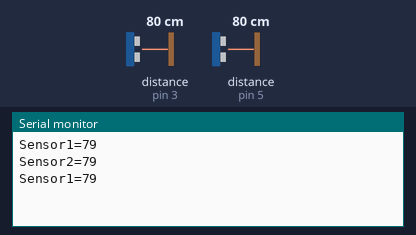
A sketch run on a simulated Arduino Uno, built with avr-gcc and run on an emulated ATmega328P. Parts: the last lines printed to the serial monitor. Wiring (inferred from the names in the program): 2 × ultrasonic range finder: trigger pin 2, echo pin 3 / trigger pin 4, echo pin 5. The test bench sets the inputs (shaded band); at power-on: distance to the obstacle (sensors on pin 3, pin 5) 80 cm. The echo pulse lasts 58.3 µs per cm.

Above: at 4.8 s.
4.9 s: distance to the obstacle (sensor on pin 3) set to 2 cm
At 7.0 s:
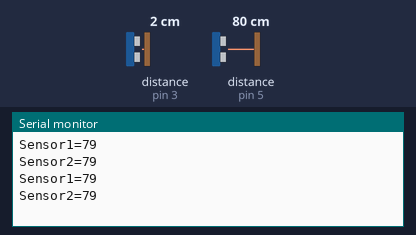
9.9 s: distance to the obstacle (sensor on pin 5) set to 2 cm
At 11.3 s:
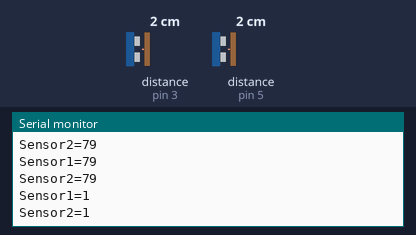
14.9 s: distance to the obstacle (sensor on pin 3) set to 4 cm
At 17.2 s:
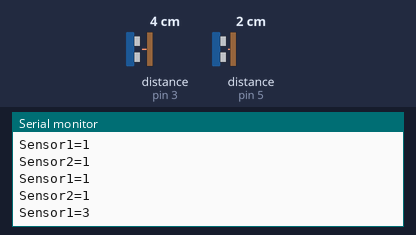
19.9 s: distance to the obstacle (sensor on pin 5) set to 4 cm
At 21.5 s:
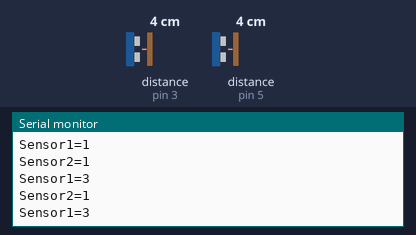
Timing chart, 0 to 23.0 s (numbered marks = the images above; inputs shaded):
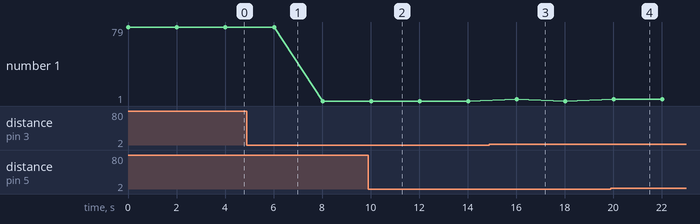

Measured:
- after the input at 9.9 s, the serial monitor: prints a new line after 0.12 s (image 2)
- after the input at 14.9 s, the serial monitor: prints a new line after 1.1 s (image 3)

The sketch:

ultrasonicSensor.ino
```cpp
int trigPin1=2;
int echoPin1=3;

int trigPin2=4;
int echoPin2=5;


void setup() {
  Serial.begin (9600);
  pinMode(trigPin1, OUTPUT);
  pinMode(echoPin1, INPUT);
   pinMode(trigPin2, OUTPUT);
  pinMode(echoPin2, INPUT);


}

void loop() {
  long duration1, distance1;
  digitalWrite(trigPin1, LOW);  // Added this line
  delayMicroseconds(2); // Added this line
  digitalWrite(trigPin1, HIGH);
  delayMicroseconds(10); // Added this line
  digitalWrite(trigPin1, LOW);
  duration1 = pulseIn(echoPin1, HIGH);
  distance1 = (duration1/2) / 29.1;

   if (distance1 >= 500 || distance1 <= 0){
    Serial.println("Out of range");
  }
  else {
    Serial.print ( "Sensor1=");
    Serial.print ( distance1);
    Serial.println();
    //Serial.println("cm");
  }
  delay(2000);
long duration2, distance2;
  digitalWrite(trigPin2, LOW);  // Added this line
  delayMicroseconds(2); // Added this line
  digitalWrite(trigPin2, HIGH);
  delayMicroseconds(10); // Added this line
  digitalWrite(trigPin2, LOW);
  duration2 = pulseIn(echoPin2, HIGH);
  distance2= (duration2/2) / 29.1;

   if (distance2 >= 500 || distance2 <= 0){
    Serial.println("Out of range");
  }
  else {
    Serial.print("Sensor2=");
    Serial.print(distance2);
    Serial.println();
    //Serial.println("cm");
  }
  delay(2000);


}
```
